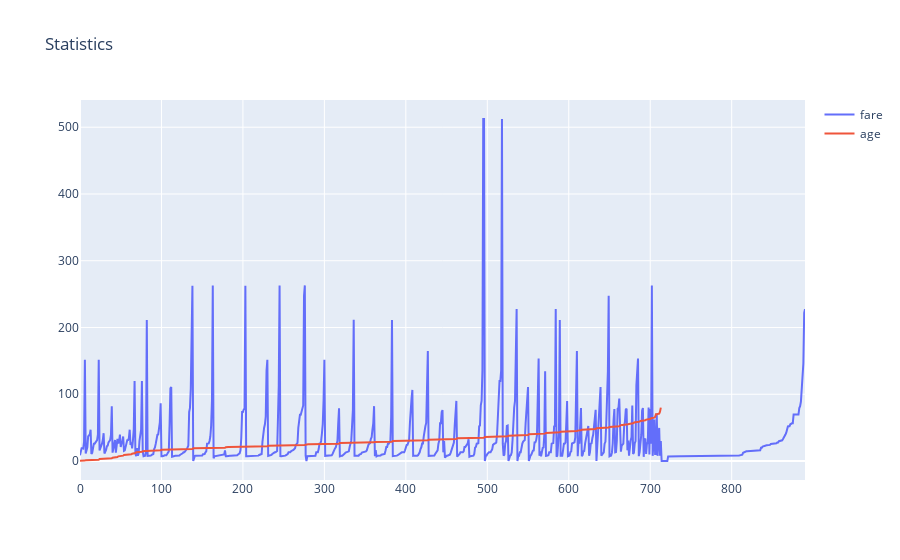

Source (notebook cell):
### Code cell
trace0 = go.Scatter(
    x=df_sorted.index,
    y=df_sorted.fare,
    name='fare'
)

trace1 = go.Scatter(
    x=df_sorted.index,
    y=df_sorted.age,
    name='age'
)

data = [trace0, trace1]
layout = {'title': 'Statistics'}

fig = go.Figure(data=data, layout=layout)

iplot(fig, show_link=False)

### Figure 1 — Plotly figure (JSON) as saved in the notebook; plotly's stock layout.template omitted (floating-point values rounded to 4 significant figures; data arrays with more than 128 entries replaced by an {"elided": "..."} marker saying what was removed)
{"data": [{"name": "fare", "type": "scatter", "x": {"elided": "891 int values"}, "y": {"elided": "891 float values"}}, {"name": "age", "type": "scatter", "x": {"elided": "891 int values"}, "y": {"elided": "891 float values"}}], "layout": {"title": {"text": "Statistics"}}}
